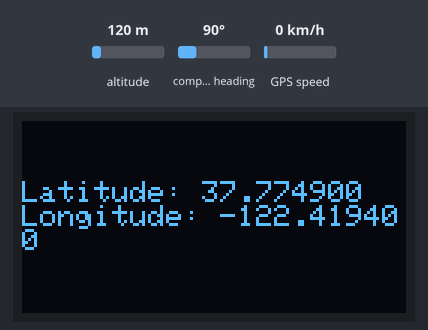
A sketch run on a simulated ESP32. Parts: 128×64 one-colour display. Inputs (shaded band) come from the test bench; at power-on: altitude 120 m, compass heading 90°, GPS speed 0 km/h. WiFi joins after 1.5 s; servers stay silent unless stated; the GPS gets a fix after 3 s at 37.7749, -122.4194 with 8 satellites; what the sketch prints to the serial monitor is not drawn.

Above: at 3.2 s.

The sketch:

Alat_Pelacak_Lokasi_Sepeda_Berbasis_IOT.ino
```cpp
#include <TinyGPS++.h>
#include <HardwareSerial.h>
#include <WiFi.h>
#include <Wire.h>
#include <Adafruit_GFX.h>
#include <WiFiClient.h>
#include <Adafruit_SSD1306.h>
#include <BlynkSimpleEsp32.h>

float latitude, longitude;
String latitude_string, longitude_string;
unsigned int move_index = 1;

#define BLYNK_TEMPLATE_ID "TMPL68IScHkob"
#define BLYNK_TEMPLATE_NAME "Smart Bike"
#define BLYNK_AUTH_TOKEN "IYjQaDBZppyFmJ5TPTAS9WNr1q9Z0wXe"
#define BLYNK_PRINT Serial
#define SCREEN_WIDTH 128
#define SCREEN_HEIGHT 64

TinyGPSPlus gps;
Adafruit_SSD1306 display(SCREEN_WIDTH, SCREEN_HEIGHT, &Wire, -1);

const char *ssid = "tanggal tua";
const char *pass = "aku12345";
char auth[] = "IYjQaDBZppyFmJ5TPTAS9WNr1q9Z0wXe";

WidgetMap myMap(V1);
WiFiClient client;
HardwareSerial SerialGPS(2);

void setup()
{
  Serial.begin(115200);
  Blynk.begin(BLYNK_AUTH_TOKEN, ssid, pass);

  if (!display.begin(SSD1306_SWITCHCAPVCC, 0x3C))
  {
    Serial.println(F("SSD1306 allocation failed"));
    for (;;)
      ;
  }

  WiFi.begin(ssid, pass);
  while (WiFi.status() != WL_CONNECTED)
  {
    delay(500);
    Serial.print(".");
  }
  Serial.println("");
  Serial.println("WiFi connected!");

  SerialGPS.begin(9600, SERIAL_8N1, 16, 17);
  Blynk.begin(auth, ssid, pass);
  Blynk.virtualWrite(V0, "clr");

  // Clear the OLED display on startup
  display.clearDisplay();
  display.display();
}

void loop()
{
  while (SerialGPS.available() > 0)
  {
    if (gps.encode(SerialGPS.read()))
    {
      if (gps.location.isValid())
      {
        latitude = gps.location.lat();
        latitude_string = String(latitude, 6);
        longitude = gps.location.lng();
        longitude_string = String(longitude, 6);
        Serial.print("Latitude = ");
        Serial.println(latitude_string);
        Serial.print("Longitude = ");
        Serial.println(longitude_string);

        display.clearDisplay();
        display.setTextSize(1);
        display.setTextColor(WHITE);
        display.setCursor(0, 20);
        display.print("Latitude: ");
        display.println(gps.location.lat(), 6);
        display.print("Longitude: ");
        display.println(gps.location.lng(), 6);
        display.display();

        Blynk.virtualWrite(V5, gps.location.lng());       // Send longitude data to pin V5 in Blynk
        Blynk.virtualWrite(V6, gps.location.lat());       // Send latitude data to pin V6 in Blynk
        Blynk.virtualWrite(V1, longitude, latitude);       // Send latitude and longitude data to pin V1 (WidgetMap) in Blynk

        Blynk.virtualWrite(V1, "clr");                    // Clear the map widget
        Blynk.virtualWrite(V1, longitude, latitude, "L"); // Add a marker at the specified location on the map
        Blynk.run();

        // Delay to control the refresh rate
        delay(1000);
      }
    }
  }
}
```
